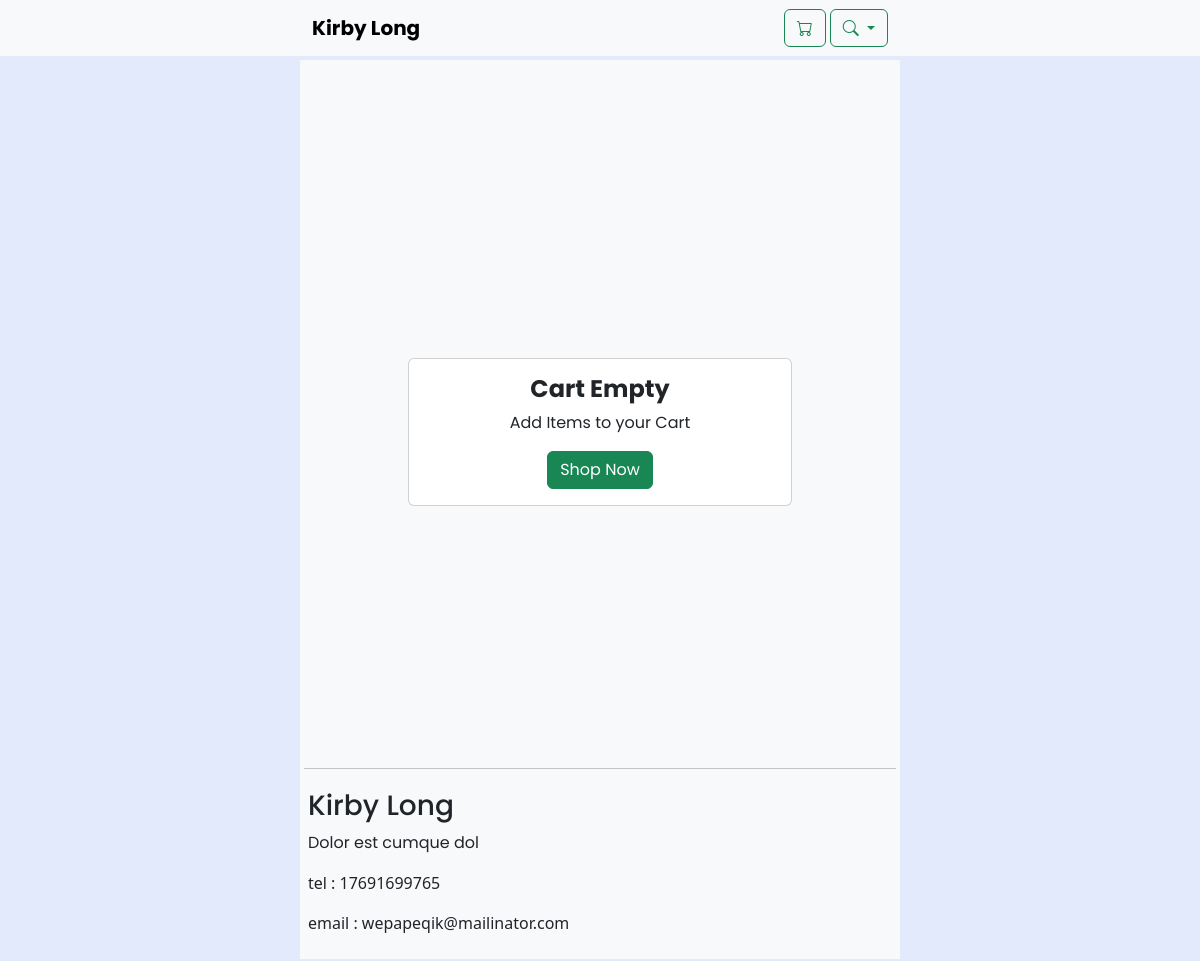
The app's page /cart.php?store=kirby-long1Whf with its own data.
### tables this page shows
CREATE TABLE `seller` (
  `id` int(11) NOT NULL,
  `sellerName` varchar(255) NOT NULL,
  `businessName` varchar(100) NOT NULL,
  `businessAddress` varchar(225) NOT NULL,
  `country` varchar(50) NOT NULL,
  `currency` varchar(50) NOT NULL,
  `email` varchar(100) NOT NULL,
  `phone` varchar(50) NOT NULL,
  `password` varchar(255) NOT NULL,
  `slug` varchar(100) NOT NULL,
  `deliveryCharge` int(11) NOT NULL,
  `createdOn` datetime NOT NULL DEFAULT current_timestamp()
);

### seller/db.php (called while the page is built, shortened)
<?php
class dbConn{
    private $host = "sql208.epizy.com";
    private $username = "epiz_25373149";
    private $password = "UuCEpaWc4CP1BeB";
    private $dbName = "epiz_25373149_ecsbs";
    private $con_status = false ;
    public $con = '';
    public function __construct(){
        if(!$this->con_status){
        $this->con = new PDO('mysql:host='.$this->host.';dbname='.$this->dbName,$this->username, $this->password);
        $this->con_status = true;
        }else{
        }
    }
    public function read($table){
        $sql = "SELECT * FROM $table";
        $result = $this->con->query($sql);
        if($result->rowCount() > '0'){
            return $result->fetchAll(PDO::FETCH_ASSOC);
        }else{
            return 0;
        }
    }
}
$db = new dbConn();
$base = "/";
?>

### cart.php (the view, shortened to what this page needs)
<!doctype html>
<html lang="en">
<head>
    <?php include_once("./seller/top.php");?>
</head>
<body style="background-color:#e3eafc">
    <?php
    include_once("./seller/db.php");
    $store = $db->read("seller WHERE slug = '".$_GET["store"]."'");
    $total = 0;
    if($store ===0){
        ?>
    <div class="d-flex min-vh-100 justify-content-center align-items-center">
        <div class="card ft-regular" style="width: 24rem;">
            <div class="card-body text-center">
                <h4 class="card-title ft-bold">No Store</h4>
                <p class="card-text">Creat your E-Commerce store Here</p>
                <a href="seller/index.php" class="btn btn-success">Create</a>
            </div>
        </div>
    </div>
    <?php }else{ ?>
    <?php include_once("header.php");?>
    <div class="col-12 col-md-10 col-lg-8 col-xl-6 mx-auto my-1 p-1 bg-light min-vh-100 tr-animate">
        <?php
         if (isset($_SESSION[$_GET["store"].'cart']) && !empty($_SESSION[$_GET["store"].'cart'])) {
        ?>
        <div class="container mt-5">
            <div class="d-flex flex-wrap">
                <div class="col-12 col-md-6 p-1 order-1">
                    <div class="border rounded p-1 p-2">
                        <h2>My Cart (1 Item)</h2>
                        <div class="card mb-3">
                            <div class="card-body">
                                <div class="row">
                                    <?php foreach ($_SESSION[$_GET["store"]."cart"] as $product){
                                        $total += $product["price"]*$product["quantity"];
                                        ?>
                                    <div class="col-4">
                                        <img src="<?=$product["Image"]?>" class="img-fit" alt="<?php echo $product['name']; ?>">
                                    </div>
                                    <div class="col-8">
                                        <h5 class="card-title text-truncate"><?php echo $product['name']; ?> </h5>
                                        <p class="card-text"><small class="text-muted">₹ <?php echo $product['price']; ?></small> x <?= $product["quantity"]?></p>
                                        <a href="<?=$base?>remove/<?= $product["id"]?>/<?=$store[0]["slug"]?>" class="card-text">Remove</a>
                                    </div>
                                    <?php }?>
                                </div>
                            </div>
                        </div>
                    </div>
                </div>
                <div class="col-12 col-md-6 p-1 order-3 order-md-2">
                    <div class="border rounded p-1 p-2">
                        <h2>Order Summary</h2>
                        <table class="table table-striped">
                            <tbody>
                                <tr>
                                    <td>Cart</td>
                                    <td>₹ <?= $total?></td>
                                </tr>
                                <tr>
                                    <td>Delivery</td>
                                    <td>₹ <?= $store[0]["deliveryCharge"]?></td>
                                </tr>
                                <tr>
                                    <td>Total</td>
                                    <td>₹ <?= $total+$store[0]["deliveryCharge"]?></td>
                                </tr>
                            </tbody>
                        </table>
                        <p class="text-muted">Total Savings ₹150</p>
                    </div>
                </div>
                <div class="col-12 col-md-6 p-1 order-2 order-md-3">
                    <div class="border rounded p-1 p-2">
                        <h2>Shipping Address</h2>
                        <form method="post" action="<?=$base?>addorder">
                            <div class="row">
                                <div class="col-md-6 mb-3">
                                    <label for="firstName" class="form-label">Name</label>
                                    <input type="text" class="form-control" name="customerName" placeholder="" required>
                                </div>
                                <div class="col-md-6 mb-3">
                                    <label for="lastName" class="form-label">Phone</label>
                                    <input type="text" class="form-control" name="customerPhone" maxlength="10" placeholder="" required>
                                </div>
                            </div>
                            <div>
                                    <input type="text" hidden name="sellerId" value="<?= $store[0]["id"]?>">
                                    <input type="text" hidden name="amount" value="<?=$total?>">
                                    <input type="text" hidden name="slug" value="<?= $store[0]["slug"]?>">
                                </div>
                            <div class="mb-3">
                                <label for="address" class="form-label">Address</label>
                                <input type="text" class="form-control" name="customerAddress" placeholder="123 Main St" required>
                            </div>
                            <div class="col-md-6 mb-3">
                                <label for="zip" class="form-label">Zip Code</label>
                                <input type="text" class="form-control" type="number" name="customerPincode" id="zip" maxlength="6" required>
                            </div>
                            <div class="col-12 mb-3">
                                <div class="d-flex justify-content-between align-items-center">
                                    <button name="orderNow" type="submit" class="btn btn-primary d-block w-100">Order</button>
                                </div>
                            </div>
                        </form>
                    </div>
                </div>
            </div>
        </div>
        <?php
        } else
         {?>
            <div class="container mt-5 d-flex justify-content-center align-items-center" style="min-height:80vh">
                <div class="card ft-regular" style="width: 24rem;">
                    <div class="card-body text-center">
                        <h4 class="card-title ft-bold">Cart Empty</h4>
                        <p class="card-text">Add Items to your Cart</p>
                        <a href="<?=$base?>home/<?=$store[0]["slug"]?>" class="btn btn-success">Shop Now</a>
                    </div>
                </div>
            </div>
        <?php }?>
        <hr>
        <div class="p-1">
            <h3 class="ft-medium"><?= $store[0]["businessName"] ?></h3>
            <p class="ft-regular"><?= $store[0]["businessAddress"] ?></p>
            <p> tel : <?= $store[0]["phone"] ?></p>
            <p> email : <?= $store[0]["email"] ?></p>
        </div>
    </div>
    <?php } ?>
</body>
</html>

### header.php (shortened to what this page needs)
<nav class="navbar navbar-expand-lg bg-body-tertiary">
        <div class="container-fluid col-12 col-md-10 col-lg-8 col-xl-6">
            <a class="navbar-brand ft-bold" href="<?=$base?>home/<?=$store[0]["slug"]?>"><?= $store[0]["businessName"] ?></a>
            <div class="collapse navbar-collapse" id="navbarSupportedContent">
                <a href="<?=$base?>cart/<?=$store[0]["slug"]?>" class=""><button class="btn btn-outline-success mx-md-1 my-1 my-md-0" type="button">
                    <i class="bi bi-cart"></i>
                </button></a>
                <div class="dropdown-center">
                    <button class="btn btn-outline-success dropdown-toggle" type="button" data-bs-toggle="dropdown"
                        aria-expanded="false">
                        <i class="bi bi-search"></i>
                    </button>
                </div>
            </div>
        </div>
    </nav>

### style.css (style rules this page uses)
.tr-animate { transition: all 0.2s ease-in; }
.ft-regular { font-family: "Poppins", sans-serif; font-weight: 400; font-style: normal; }
.ft-medium { font-family: "Poppins", sans-serif; font-weight: 500; font-style: normal; }
.ft-bold { font-family: "Poppins", sans-serif; font-weight: 700; font-style: normal; }

### records on screen
seller: businessName "Kirby Long", businessAddress "Dolor est cumque dol", phone "17691699765", email "wepapeqik@mailinator.com"
